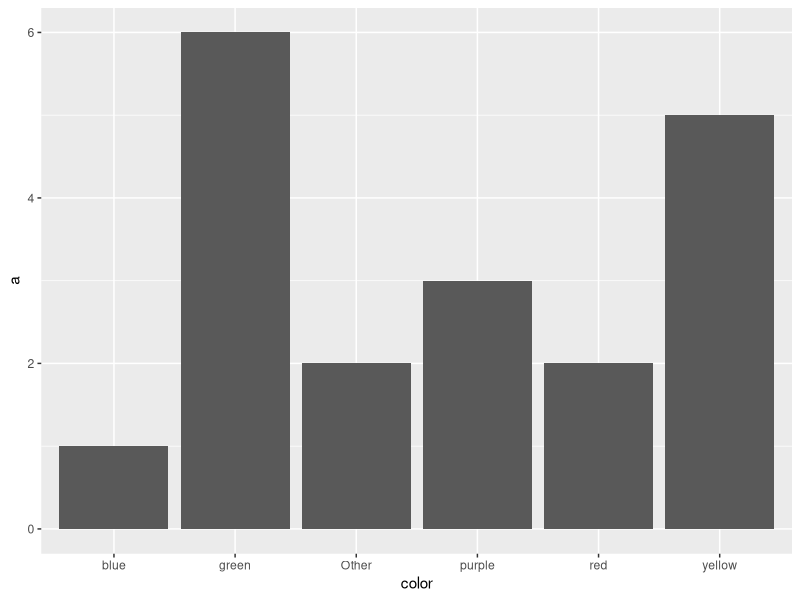
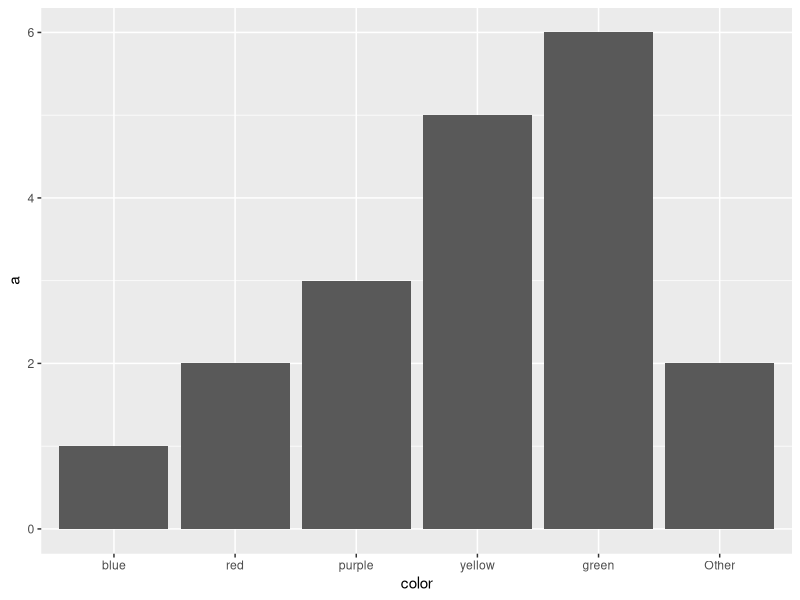

Here is the R script that generated these plots, in order:
## ---- chunk 1
library(tidyverse)
## ---- chunk 2
df <- tibble::tribble(
  ~color,  ~a, ~b,
  "blue",   1, 2,
  "green",  6, 2,
  "purple", 3, 3,
  "red",    2, 3,
  "yellow", 5, 1,
  "Other",  2, 1
)
## ---- chunk 3
df
## ---- chunk 4
other_reorder <- function(factor, other_name, order_by, func, ...) {
  fct_reorder(factor, order_by, func, ...) %>%
    fct_relevel(other_name, after = Inf)
}
## ---- chunk 5
df %>%
  ggplot(aes(color, a)) +
  geom_col()
## ---- chunk 6
df %>%
  mutate(color = other_reorder(color, "Other", a, identity, .desc = F)) %>%
  ggplot(aes(color, a)) +
  geom_col()
